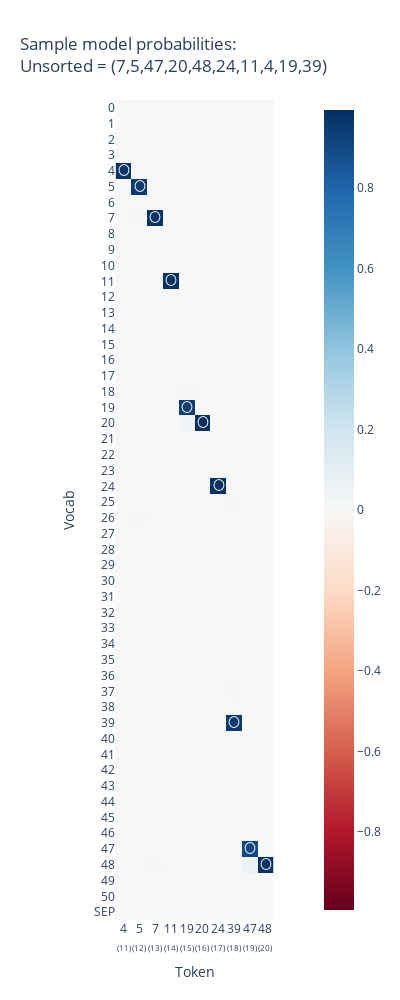

Notebook cell for this chart:
### Code cell
def show(dataset: SortedListDataset, batch_idx: int):

    logits: Tensor = model(dataset.toks)[:, dataset.list_len:-1, :]
    logprobs = logits.log_softmax(-1) # [batch seq_len vocab_out]
    probs = logprobs.softmax(-1)

    str_targets = dataset.str_toks[batch_idx][dataset.list_len+1: dataset.seq_len]

    imshow(
        probs[batch_idx].T,
        y=dataset.vocab,
        x=[f"{dataset.str_toks[batch_idx][j]}<br><sub>({j})</sub>" for j in range(dataset.list_len+1, dataset.seq_len)],
        labels={"x": "Token", "y": "Vocab"},
        xaxis_tickangle=0,
        title=f"Sample model probabilities:<br>Unsorted = ({','.join(dataset.str_toks[batch_idx][:dataset.list_len])})",
        text=[
            ["〇" if (str_tok == target) else "" for target in str_targets]
            for str_tok in dataset.vocab
        ],
        width=400,
        height=1000,
    )

show(dataset, 0)

### Figure 1 — Plotly figure (JSON) as saved in the notebook; plotly's stock layout.template omitted (floating-point values rounded to 4 significant figures; data arrays with more than 128 entries replaced by an {"elided": "..."} marker saying what was removed)
{"data": [{"coloraxis": "coloraxis", "hovertemplate": "Token: %{x}<br>Vocab: %{y}<br>color: %{z}<extra></extra>", "name": "0", "text": {"elided": "52x10 str values"}, "textfont": {"size": 12}, "texttemplate": "%{text}", "type": "heatmap", "x": ["4<br><sub>(11)</sub>", "5<br><sub>(12)</sub>", "7<br><sub>(13)</sub>", "11<br><sub>(14)</sub>", "19<br><sub>(15)</sub>", "20<br><sub>(16)</sub>", "24<br><sub>(17)</sub>", "39<br><sub>(18)</sub>", "47<br><sub>(19)</sub>", "48<br><sub>(20)</sub>"], "xaxis": "x", "y": ["0", "1", "2", "3", "4", "5", "6", "7", "8", "9", "10", "11", "12", "13", "14", "15", "16", "17", "18", "19", "20", "21", "22", "23", "24", "25", "26", "27", "28", "29", "30", "31", "32", "33", "34", "35", "36", "37", "38", "39", "40", "41", "42", "43", "44", "45", "46", "47", "48", "49", "50", "SEP"], "yaxis": "y", "z": {"elided": "52x10 float values"}}], "layout": {"coloraxis": {"cmid": 0, "colorscale": [[0, "rgb(103,0,31)"], [0.1, "rgb(178,24,43)"], [0.2, "rgb(214,96,77)"], [0.3, "rgb(244,165,130)"], [0.4, "rgb(253,219,199)"], [0.5, "rgb(247,247,247)"], [0.6, "rgb(209,229,240)"], [0.7, "rgb(146,197,222)"], [0.8, "rgb(67,147,195)"], [0.9, "rgb(33,102,172)"], [1, "rgb(5,48,97)"]]}, "height": 1000, "title": {"text": "Sample model probabilities:<br>Unsorted = (7,5,47,20,48,24,11,4,19,39)"}, "width": 400, "xaxis": {"anchor": "y", "constrain": "domain", "domain": [0, 1], "scaleanchor": "y", "tickangle": 0, "title": {"text": "Token"}}, "yaxis": {"anchor": "x", "autorange": "reversed", "constrain": "domain", "domain": [0, 1], "title": {"text": "Vocab"}}}}
